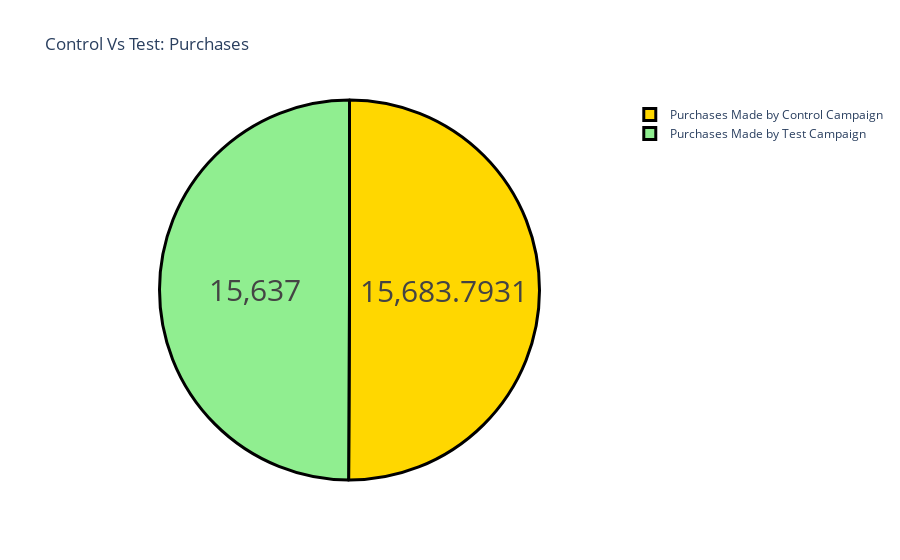

The cell this chart's notebook holds for it:
### Code cell
# Control campaign able to reach a larger audience compared to the test campaign
# Now : look at the purchases made by both campaigns:

label = ["Purchases Made by Control Campaign", 
         "Purchases Made by Test Campaign"]
counts = [sum(control_data["Purchases"]),
          sum(test_data["Purchases"])]
colors = ['gold', 'lightgreen']
fig = go.Figure(data=[go.Pie(labels=label, values=counts)])
fig.update_layout(title_text='Control Vs Test: Purchases')
fig.update_traces(hoverinfo='label+percent', textinfo='value',
                  textfont_size=30,
                  marker=dict(colors=colors,
                              line=dict(color='black', width=3)))
fig.show()

### Figure 1 — Plotly figure (JSON) as saved in the notebook; plotly's stock layout.template omitted (floating-point values rounded to 4 significant figures)
{"data": [{"hoverinfo": "label+percent", "labels": ["Purchases Made by Control Campaign", "Purchases Made by Test Campaign"], "marker": {"colors": ["gold", "lightgreen"], "line": {"color": "black", "width": 3}}, "textfont": {"size": 30}, "textinfo": "value", "type": "pie", "values": [15680.0, 15637]}], "layout": {"title": {"text": "Control Vs Test: Purchases"}}}
